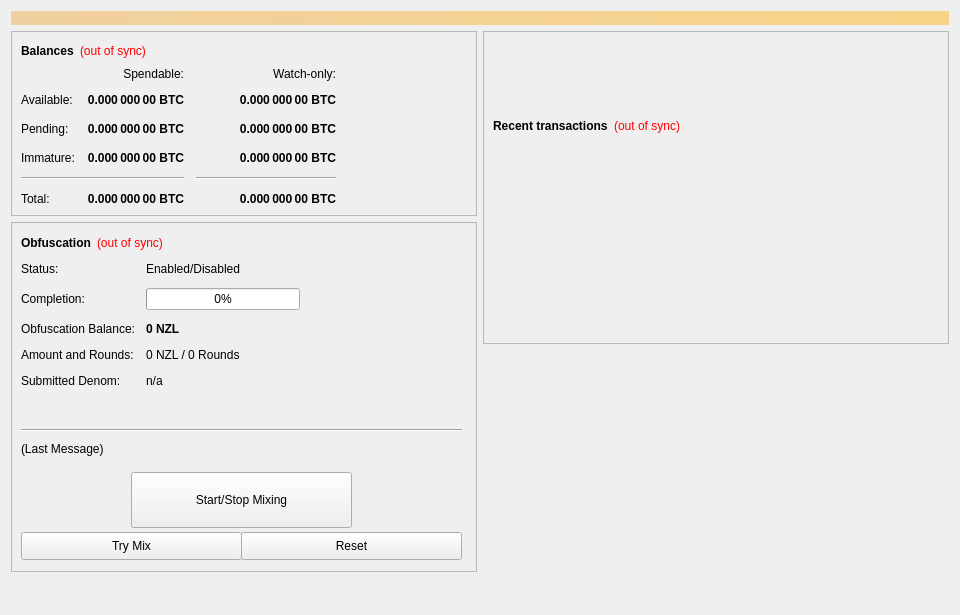
<?xml version="1.0" encoding="UTF-8"?>
<ui version="4.0">
 <class>OverviewPage</class>
 <widget class="QWidget" name="OverviewPage">
  <property name="geometry">
   <rect>
    <x>0</x>
    <y>0</y>
    <width>960</width>
    <height>615</height>
   </rect>
  </property>
  <property name="minimumSize">
   <size>
    <width>960</width>
    <height>0</height>
   </size>
  </property>
  <property name="windowTitle">
   <string>Form</string>
  </property>
  <layout class="QVBoxLayout" name="topLayout">
   <item>
    <widget class="QLabel" name="labelAlerts">
     <property name="visible">
      <bool>false</bool>
     </property>
     <property name="styleSheet">
      <string notr="true">background-color: qlineargradient(x1: 0, y1: 0, x2: 1, y2: 0, stop:0 #F0D0A0, stop:1 #F8D488); color:#000000;</string>
     </property>
     <property name="wordWrap">
      <bool>true</bool>
     </property>
     <property name="margin">
      <number>3</number>
     </property>
    </widget>
   </item>
   <item>
    <layout class="QHBoxLayout" name="horizontalLayout" stretch="1,1">
     <item>
      <layout class="QVBoxLayout" name="verticalLayout_2">
       <item>
        <widget class="QFrame" name="frame">
         <property name="frameShape">
          <enum>QFrame::StyledPanel</enum>
         </property>
         <property name="frameShadow">
          <enum>QFrame::Raised</enum>
         </property>
         <layout class="QVBoxLayout" name="verticalLayout_4">
          <item>
           <layout class="QHBoxLayout" name="horizontalLayout_4">
            <item>
             <widget class="QLabel" name="label_5">
              <property name="font">
               <font>
                <weight>75</weight>
                <bold>true</bold>
               </font>
              </property>
              <property name="text">
               <string>Balances</string>
              </property>
             </widget>
            </item>
            <item>
             <widget class="QLabel" name="labelWalletStatus">
              <property name="cursor">
               <cursorShape>WhatsThisCursor</cursorShape>
              </property>
              <property name="toolTip">
               <string>The displayed information may be out of date. Your wallet automatically synchronizes with the Zealium network after a connection is established, but this process has not completed yet.</string>
              </property>
              <property name="styleSheet">
               <string notr="true">QLabel { color: red; }</string>
              </property>
              <property name="text">
               <string notr="true">(out of sync)</string>
              </property>
              <property name="alignment">
               <set>Qt::AlignLeading|Qt::AlignLeft|Qt::AlignVCenter</set>
              </property>
             </widget>
            </item>
            <item>
             <spacer name="horizontalSpacer_3">
              <property name="orientation">
               <enum>Qt::Horizontal</enum>
              </property>
              <property name="sizeHint" stdset="0">
               <size>
                <width>40</width>
                <height>20</height>
               </size>
              </property>
             </spacer>
            </item>
           </layout>
          </item>
          <item>
           <layout class="QGridLayout" name="gridLayout">
            <property name="spacing">
             <number>12</number>
            </property>
            <item row="2" column="2">
             <widget class="QLabel" name="labelWatchPending">
              <property name="font">
               <font>
                <weight>75</weight>
                <bold>true</bold>
               </font>
              </property>
              <property name="cursor">
               <cursorShape>IBeamCursor</cursorShape>
              </property>
              <property name="toolTip">
               <string>Unconfirmed transactions to watch-only addresses</string>
              </property>
              <property name="text">
               <string notr="true">0.000 000 00 BTC</string>
              </property>
              <property name="alignment">
               <set>Qt::AlignRight|Qt::AlignTrailing|Qt::AlignVCenter</set>
              </property>
              <property name="textInteractionFlags">
               <set>Qt::LinksAccessibleByMouse|Qt::TextSelectableByKeyboard|Qt::TextSelectableByMouse</set>
              </property>
             </widget>
            </item>
            <item row="2" column="1">
             <widget class="QLabel" name="labelUnconfirmed">
              <property name="font">
               <font>
                <weight>75</weight>
                <bold>true</bold>
               </font>
              </property>
              <property name="cursor">
               <cursorShape>IBeamCursor</cursorShape>
              </property>
              <property name="toolTip">
               <string>Total of transactions that have yet to be confirmed, and do not yet count toward the spendable balance</string>
              </property>
              <property name="text">
               <string notr="true">0.000 000 00 BTC</string>
              </property>
              <property name="alignment">
               <set>Qt::AlignRight|Qt::AlignTrailing|Qt::AlignVCenter</set>
              </property>
              <property name="textInteractionFlags">
               <set>Qt::LinksAccessibleByMouse|Qt::TextSelectableByKeyboard|Qt::TextSelectableByMouse</set>
              </property>
             </widget>
            </item>
            <item row="3" column="2">
             <widget class="QLabel" name="labelWatchImmature">
              <property name="font">
               <font>
                <weight>75</weight>
                <bold>true</bold>
               </font>
              </property>
              <property name="cursor">
               <cursorShape>IBeamCursor</cursorShape>
              </property>
              <property name="toolTip">
               <string>Staked or masternode rewards in watch-only addresses that has not yet matured</string>
              </property>
              <property name="text">
               <string notr="true">0.000 000 00 BTC</string>
              </property>
              <property name="alignment">
               <set>Qt::AlignRight|Qt::AlignTrailing|Qt::AlignVCenter</set>
              </property>
              <property name="textInteractionFlags">
               <set>Qt::LinksAccessibleByMouse|Qt::TextSelectableByKeyboard|Qt::TextSelectableByMouse</set>
              </property>
             </widget>
            </item>
            <item row="4" column="0" colspan="2">
             <widget class="Line" name="lineSpendableBalance">
              <property name="orientation">
               <enum>Qt::Horizontal</enum>
              </property>
             </widget>
            </item>
            <item row="4" column="2">
             <widget class="Line" name="lineWatchBalance">
              <property name="sizePolicy">
               <sizepolicy hsizetype="Preferred" vsizetype="Fixed">
                <horstretch>0</horstretch>
                <verstretch>0</verstretch>
               </sizepolicy>
              </property>
              <property name="minimumSize">
               <size>
                <width>140</width>
                <height>0</height>
               </size>
              </property>
              <property name="orientation">
               <enum>Qt::Horizontal</enum>
              </property>
             </widget>
            </item>
            <item row="5" column="0">
             <widget class="QLabel" name="labelTotalText">
              <property name="text">
               <string>Total:</string>
              </property>
             </widget>
            </item>
            <item row="3" column="1">
             <widget class="QLabel" name="labelImmature">
              <property name="font">
               <font>
                <weight>75</weight>
                <bold>true</bold>
               </font>
              </property>
              <property name="cursor">
               <cursorShape>IBeamCursor</cursorShape>
              </property>
              <property name="toolTip">
               <string>Staked or masternode rewards that has not yet matured</string>
              </property>
              <property name="text">
               <string notr="true">0.000 000 00 BTC</string>
              </property>
              <property name="alignment">
               <set>Qt::AlignRight|Qt::AlignTrailing|Qt::AlignVCenter</set>
              </property>
              <property name="textInteractionFlags">
               <set>Qt::LinksAccessibleByMouse|Qt::TextSelectableByKeyboard|Qt::TextSelectableByMouse</set>
              </property>
             </widget>
            </item>
            <item row="2" column="3">
             <spacer name="horizontalSpacer_2">
              <property name="orientation">
               <enum>Qt::Horizontal</enum>
              </property>
              <property name="sizeHint" stdset="0">
               <size>
                <width>40</width>
                <height>20</height>
               </size>
              </property>
             </spacer>
            </item>
            <item row="3" column="0">
             <widget class="QLabel" name="labelImmatureText">
              <property name="text">
               <string>Immature:</string>
              </property>
             </widget>
            </item>
            <item row="5" column="1">
             <widget class="QLabel" name="labelTotal">
              <property name="font">
               <font>
                <weight>75</weight>
                <bold>true</bold>
               </font>
              </property>
              <property name="cursor">
               <cursorShape>IBeamCursor</cursorShape>
              </property>
              <property name="toolTip">
               <string>Your current total balance</string>
              </property>
              <property name="text">
               <string notr="true">0.000 000 00 BTC</string>
              </property>
              <property name="alignment">
               <set>Qt::AlignRight|Qt::AlignTrailing|Qt::AlignVCenter</set>
              </property>
              <property name="textInteractionFlags">
               <set>Qt::LinksAccessibleByMouse|Qt::TextSelectableByKeyboard|Qt::TextSelectableByMouse</set>
              </property>
             </widget>
            </item>
            <item row="5" column="2">
             <widget class="QLabel" name="labelWatchTotal">
              <property name="font">
               <font>
                <weight>75</weight>
                <bold>true</bold>
               </font>
              </property>
              <property name="cursor">
               <cursorShape>IBeamCursor</cursorShape>
              </property>
              <property name="toolTip">
               <string>Current total balance in watch-only addresses</string>
              </property>
              <property name="text">
               <string notr="true">0.000 000 00 BTC</string>
              </property>
              <property name="alignment">
               <set>Qt::AlignRight|Qt::AlignTrailing|Qt::AlignVCenter</set>
              </property>
              <property name="textInteractionFlags">
               <set>Qt::LinksAccessibleByMouse|Qt::TextSelectableByKeyboard|Qt::TextSelectableByMouse</set>
              </property>
             </widget>
            </item>
            <item row="0" column="2">
             <widget class="QLabel" name="labelWatchonly">
              <property name="text">
               <string>Watch-only:</string>
              </property>
              <property name="alignment">
               <set>Qt::AlignRight|Qt::AlignTrailing|Qt::AlignVCenter</set>
              </property>
             </widget>
            </item>
            <item row="1" column="0">
             <widget class="QLabel" name="labelBalanceText">
              <property name="text">
               <string>Available:</string>
              </property>
             </widget>
            </item>
            <item row="1" column="1">
             <widget class="QLabel" name="labelBalance">
              <property name="font">
               <font>
                <weight>75</weight>
                <bold>true</bold>
               </font>
              </property>
              <property name="cursor">
               <cursorShape>IBeamCursor</cursorShape>
              </property>
              <property name="toolTip">
               <string>Your current spendable balance</string>
              </property>
              <property name="text">
               <string notr="true">0.000 000 00 BTC</string>
              </property>
              <property name="alignment">
               <set>Qt::AlignRight|Qt::AlignTrailing|Qt::AlignVCenter</set>
              </property>
              <property name="textInteractionFlags">
               <set>Qt::LinksAccessibleByMouse|Qt::TextSelectableByKeyboard|Qt::TextSelectableByMouse</set>
              </property>
             </widget>
            </item>
            <item row="1" column="2">
             <widget class="QLabel" name="labelWatchAvailable">
              <property name="font">
               <font>
                <weight>75</weight>
                <bold>true</bold>
               </font>
              </property>
              <property name="cursor">
               <cursorShape>IBeamCursor</cursorShape>
              </property>
              <property name="toolTip">
               <string>Your current balance in watch-only addresses</string>
              </property>
              <property name="text">
               <string notr="true">0.000 000 00 BTC</string>
              </property>
              <property name="alignment">
               <set>Qt::AlignRight|Qt::AlignTrailing|Qt::AlignVCenter</set>
              </property>
              <property name="textInteractionFlags">
               <set>Qt::LinksAccessibleByMouse|Qt::TextSelectableByKeyboard|Qt::TextSelectableByMouse</set>
              </property>
             </widget>
            </item>
            <item row="2" column="0">
             <widget class="QLabel" name="labelPendingText">
              <property name="text">
               <string>Pending:</string>
              </property>
             </widget>
            </item>
            <item row="0" column="1">
             <widget class="QLabel" name="labelSpendable">
              <property name="text">
               <string>Spendable:</string>
              </property>
              <property name="alignment">
               <set>Qt::AlignRight|Qt::AlignTrailing|Qt::AlignVCenter</set>
              </property>
             </widget>
            </item>
           </layout>
          </item>
         </layout>
        </widget>
       </item>
       <item>
        <widget class="QFrame" name="frameObfuscation">
         <property name="minimumSize">
          <size>
           <width>0</width>
           <height>350</height>
          </size>
         </property>
         <property name="layoutDirection">
          <enum>Qt::LeftToRight</enum>
         </property>
         <property name="frameShape">
          <enum>QFrame::StyledPanel</enum>
         </property>
         <property name="frameShadow">
          <enum>QFrame::Raised</enum>
         </property>
         <widget class="QWidget" name="formLayoutWidget">
          <property name="geometry">
           <rect>
            <x>10</x>
            <y>40</y>
            <width>451</width>
            <height>161</height>
           </rect>
          </property>
          <layout class="QFormLayout" name="formLayout">
           <property name="fieldGrowthPolicy">
            <enum>QFormLayout::AllNonFixedFieldsGrow</enum>
           </property>
           <property name="horizontalSpacing">
            <number>11</number>
           </property>
           <property name="verticalSpacing">
            <number>12</number>
           </property>
           <item row="0" column="0">
            <widget class="QLabel" name="label_6">
             <property name="text">
              <string>Status:</string>
             </property>
            </widget>
           </item>
           <item row="1" column="0">
            <widget class="QLabel" name="label_7">
             <property name="text">
              <string>Completion:</string>
             </property>
            </widget>
           </item>
           <item row="1" column="1">
            <widget class="QProgressBar" name="obfuscationProgress">
             <property name="maximumSize">
              <size>
               <width>154</width>
               <height>16777215</height>
              </size>
             </property>
             <property name="value">
              <number>0</number>
             </property>
            </widget>
           </item>
           <item row="2" column="0">
            <widget class="QLabel" name="labelAnonymizedText">
             <property name="text">
              <string>Obfuscation Balance:</string>
             </property>
            </widget>
           </item>
           <item row="2" column="1">
            <widget class="QLabel" name="labelAnonymized">
             <property name="font">
              <font>
               <weight>75</weight>
               <bold>true</bold>
              </font>
             </property>
             <property name="text">
              <string notr="true">0 NZL</string>
             </property>
            </widget>
           </item>
           <item row="3" column="0">
            <widget class="QLabel" name="label_8">
             <property name="text">
              <string>Amount and Rounds:</string>
             </property>
            </widget>
           </item>
           <item row="3" column="1">
            <widget class="QLabel" name="labelAmountRounds">
             <property name="text">
              <string>0 NZL / 0 Rounds</string>
             </property>
            </widget>
           </item>
           <item row="4" column="0">
            <widget class="QLabel" name="label_9">
             <property name="text">
              <string>Submitted Denom:</string>
             </property>
            </widget>
           </item>
           <item row="4" column="1">
            <widget class="QLabel" name="labelSubmittedDenom">
             <property name="toolTip">
              <string>The denominations you submitted to the Masternode.&lt;br&gt;To mix, other users must submit the exact same denominations.</string>
             </property>
             <property name="text">
              <string>n/a</string>
             </property>
            </widget>
           </item>
           <item row="0" column="1">
            <widget class="QLabel" name="obfuscationEnabled">
             <property name="text">
              <string>Enabled/Disabled</string>
             </property>
            </widget>
           </item>
          </layout>
         </widget>
         <widget class="QPushButton" name="runAutoDenom">
          <property name="geometry">
           <rect>
            <x>251</x>
            <y>17</y>
            <width>1</width>
            <height>1</height>
           </rect>
          </property>
          <property name="palette">
           <palette>
            <active>
             <colorrole role="WindowText">
              <brush brushstyle="SolidPattern">
               <color alpha="255">
                <red>0</red>
                <green>0</green>
                <blue>0</blue>
               </color>
              </brush>
             </colorrole>
             <colorrole role="Button">
              <brush brushstyle="SolidPattern">
               <color alpha="255">
                <red>239</red>
                <green>238</green>
                <blue>238</blue>
               </color>
              </brush>
             </colorrole>
             <colorrole role="Light">
              <brush brushstyle="SolidPattern">
               <color alpha="255">
                <red>255</red>
                <green>255</green>
                <blue>255</blue>
               </color>
              </brush>
             </colorrole>
             <colorrole role="Midlight">
              <brush brushstyle="SolidPattern">
               <color alpha="255">
                <red>247</red>
                <green>246</green>
                <blue>246</blue>
               </color>
              </brush>
             </colorrole>
             <colorrole role="Dark">
              <brush brushstyle="SolidPattern">
               <color alpha="255">
                <red>119</red>
                <green>119</green>
                <blue>119</blue>
               </color>
              </brush>
             </colorrole>
             <colorrole role="Mid">
              <brush brushstyle="SolidPattern">
               <color alpha="255">
                <red>159</red>
                <green>159</green>
                <blue>159</blue>
               </color>
              </brush>
             </colorrole>
             <colorrole role="Text">
              <brush brushstyle="SolidPattern">
               <color alpha="255">
                <red>0</red>
                <green>0</green>
                <blue>0</blue>
               </color>
              </brush>
             </colorrole>
             <colorrole role="BrightText">
              <brush brushstyle="SolidPattern">
               <color alpha="255">
                <red>255</red>
                <green>255</green>
                <blue>255</blue>
               </color>
              </brush>
             </colorrole>
             <colorrole role="ButtonText">
              <brush brushstyle="SolidPattern">
               <color alpha="255">
                <red>0</red>
                <green>0</green>
                <blue>0</blue>
               </color>
              </brush>
             </colorrole>
             <colorrole role="Base">
              <brush brushstyle="SolidPattern">
               <color alpha="255">
                <red>255</red>
                <green>255</green>
                <blue>255</blue>
               </color>
              </brush>
             </colorrole>
             <colorrole role="Window">
              <brush brushstyle="SolidPattern">
               <color alpha="255">
                <red>239</red>
                <green>238</green>
                <blue>238</blue>
               </color>
              </brush>
             </colorrole>
             <colorrole role="Shadow">
              <brush brushstyle="SolidPattern">
               <color alpha="255">
                <red>0</red>
                <green>0</green>
                <blue>0</blue>
               </color>
              </brush>
             </colorrole>
             <colorrole role="AlternateBase">
              <brush brushstyle="SolidPattern">
               <color alpha="255">
                <red>247</red>
                <green>246</green>
                <blue>246</blue>
               </color>
              </brush>
             </colorrole>
             <colorrole role="ToolTipBase">
              <brush brushstyle="SolidPattern">
               <color alpha="255">
                <red>255</red>
                <green>255</green>
                <blue>220</blue>
               </color>
              </brush>
             </colorrole>
             <colorrole role="ToolTipText">
              <brush brushstyle="SolidPattern">
               <color alpha="255">
                <red>0</red>
                <green>0</green>
                <blue>0</blue>
               </color>
              </brush>
             </colorrole>
            </active>
            <inactive>
             <colorrole role="WindowText">
              <brush brushstyle="SolidPattern">
               <color alpha="255">
                <red>0</red>
                <green>0</green>
                <blue>0</blue>
               </color>
              </brush>
             </colorrole>
             <colorrole role="Button">
              <brush brushstyle="SolidPattern">
               <color alpha="255">
                <red>239</red>
                <green>238</green>
                <blue>238</blue>
               </color>
              </brush>
             </colorrole>
             <colorrole role="Light">
              <brush brushstyle="SolidPattern">
               <color alpha="255">
                <red>255</red>
                <green>255</green>
                <blue>255</blue>
               </color>
              </brush>
             </colorrole>
             <colorrole role="Midlight">
              <brush brushstyle="SolidPattern">
               <color alpha="255">
                <red>247</red>
                <green>246</green>
                <blue>246</blue>
               </color>
              </brush>
             </colorrole>
             <colorrole role="Dark">
              <brush brushstyle="SolidPattern">
               <color alpha="255">
                <red>119</red>
                <green>119</green>
                <blue>119</blue>
               </color>
              </brush>
             </colorrole>
             <colorrole role="Mid">
              <brush brushstyle="SolidPattern">
               <color alpha="255">
                <red>159</red>
                <green>159</green>
                <blue>159</blue>
               </color>
              </brush>
             </colorrole>
             <colorrole role="Text">
              <brush brushstyle="SolidPattern">
               <color alpha="255">
                <red>0</red>
                <green>0</green>
                <blue>0</blue>
               </color>
              </brush>
             </colorrole>
             <colorrole role="BrightText">
              <brush brushstyle="SolidPattern">
               <color alpha="255">
                <red>255</red>
                <green>255</green>
                <blue>255</blue>
               </color>
              </brush>
             </colorrole>
             <colorrole role="ButtonText">
              <brush brushstyle="SolidPattern">
               <color alpha="255">
                <red>0</red>
                <green>0</green>
                <blue>0</blue>
               </color>
              </brush>
             </colorrole>
             <colorrole role="Base">
              <brush brushstyle="SolidPattern">
               <color alpha="255">
                <red>255</red>
                <green>255</green>
                <blue>255</blue>
               </color>
              </brush>
             </colorrole>
             <colorrole role="Window">
              <brush brushstyle="SolidPattern">
               <color alpha="255">
                <red>239</red>
                <green>238</green>
                <blue>238</blue>
               </color>
              </brush>
             </colorrole>
             <colorrole role="Shadow">
              <brush brushstyle="SolidPattern">
               <color alpha="255">
                <red>0</red>
                <green>0</green>
                <blue>0</blue>
               </color>
              </brush>
             </colorrole>
             <colorrole role="AlternateBase">
              <brush brushstyle="SolidPattern">
               <color alpha="255">
                <red>247</red>
                <green>246</green>
                <blue>246</blue>
               </color>
              </brush>
             </colorrole>
             <colorrole role="ToolTipBase">
              <brush brushstyle="SolidPattern">
               <color alpha="255">
                <red>255</red>
                <green>255</green>
                <blue>220</blue>
               </color>
              </brush>
             </colorrole>
             <colorrole role="ToolTipText">
              <brush brushstyle="SolidPattern">
               <color alpha="255">
                <red>0</red>
                <green>0</green>
                <blue>0</blue>
               </color>
              </brush>
             </colorrole>
            </inactive>
            <disabled>
             <colorrole role="WindowText">
              <brush brushstyle="SolidPattern">
               <color alpha="255">
                <red>119</red>
                <green>119</green>
                <blue>119</blue>
               </color>
              </brush>
             </colorrole>
             <colorrole role="Button">
              <brush brushstyle="SolidPattern">
               <color alpha="255">
                <red>239</red>
                <green>238</green>
                <blue>238</blue>
               </color>
              </brush>
             </colorrole>
             <colorrole role="Light">
              <brush brushstyle="SolidPattern">
               <color alpha="255">
                <red>255</red>
                <green>255</green>
                <blue>255</blue>
               </color>
              </brush>
             </colorrole>
             <colorrole role="Midlight">
              <brush brushstyle="SolidPattern">
               <color alpha="255">
                <red>247</red>
                <green>246</green>
                <blue>246</blue>
               </color>
              </brush>
             </colorrole>
             <colorrole role="Dark">
              <brush brushstyle="SolidPattern">
               <color alpha="255">
                <red>119</red>
                <green>119</green>
                <blue>119</blue>
               </color>
              </brush>
             </colorrole>
             <colorrole role="Mid">
              <brush brushstyle="SolidPattern">
               <color alpha="255">
                <red>159</red>
                <green>159</green>
                <blue>159</blue>
               </color>
              </brush>
             </colorrole>
             <colorrole role="Text">
              <brush brushstyle="SolidPattern">
               <color alpha="255">
                <red>119</red>
                <green>119</green>
                <blue>119</blue>
               </color>
              </brush>
             </colorrole>
             <colorrole role="BrightText">
              <brush brushstyle="SolidPattern">
               <color alpha="255">
                <red>255</red>
                <green>255</green>
                <blue>255</blue>
               </color>
              </brush>
             </colorrole>
             <colorrole role="ButtonText">
              <brush brushstyle="SolidPattern">
               <color alpha="255">
                <red>119</red>
                <green>119</green>
                <blue>119</blue>
               </color>
              </brush>
             </colorrole>
             <colorrole role="Base">
              <brush brushstyle="SolidPattern">
               <color alpha="255">
                <red>239</red>
                <green>238</green>
                <blue>238</blue>
               </color>
              </brush>
             </colorrole>
             <colorrole role="Window">
              <brush brushstyle="SolidPattern">
               <color alpha="255">
                <red>239</red>
                <green>238</green>
                <blue>238</blue>
               </color>
              </brush>
             </colorrole>
             <colorrole role="Shadow">
              <brush brushstyle="SolidPattern">
               <color alpha="255">
                <red>0</red>
                <green>0</green>
                <blue>0</blue>
               </color>
              </brush>
             </colorrole>
             <colorrole role="AlternateBase">
              <brush brushstyle="SolidPattern">
               <color alpha="255">
                <red>239</red>
                <green>238</green>
                <blue>238</blue>
               </color>
              </brush>
             </colorrole>
             <colorrole role="ToolTipBase">
              <brush brushstyle="SolidPattern">
               <color alpha="255">
                <red>255</red>
                <green>255</green>
                <blue>220</blue>
               </color>
              </brush>
             </colorrole>
             <colorrole role="ToolTipText">
              <brush brushstyle="SolidPattern">
               <color alpha="255">
                <red>0</red>
                <green>0</green>
                <blue>0</blue>
               </color>
              </brush>
             </colorrole>
            </disabled>
           </palette>
          </property>
          <property name="focusPolicy">
           <enum>Qt::NoFocus</enum>
          </property>
          <property name="autoFillBackground">
           <bool>true</bool>
          </property>
          <property name="text">
           <string/>
          </property>
          <property name="flat">
           <bool>true</bool>
          </property>
         </widget>
         <widget class="QPushButton" name="toggleObfuscation">
          <property name="geometry">
           <rect>
            <x>120</x>
            <y>250</y>
            <width>221</width>
            <height>56</height>
           </rect>
          </property>
          <property name="sizePolicy">
           <sizepolicy hsizetype="MinimumExpanding" vsizetype="Fixed">
            <horstretch>0</horstretch>
            <verstretch>0</verstretch>
           </sizepolicy>
          </property>
          <property name="text">
           <string>Start/Stop Mixing</string>
          </property>
         </widget>
         <widget class="Line" name="lineLastMessage">
          <property name="geometry">
           <rect>
            <x>10</x>
            <y>200</y>
            <width>441</width>
            <height>16</height>
           </rect>
          </property>
          <property name="orientation">
           <enum>Qt::Horizontal</enum>
          </property>
         </widget>
         <widget class="QLabel" name="obfuscationStatus">
          <property name="geometry">
           <rect>
            <x>10</x>
            <y>220</y>
            <width>451</width>
            <height>61</height>
           </rect>
          </property>
          <property name="minimumSize">
           <size>
            <width>288</width>
            <height>43</height>
           </size>
          </property>
          <property name="text">
           <string>(Last Message)</string>
          </property>
          <property name="alignment">
           <set>Qt::AlignLeading|Qt::AlignLeft|Qt::AlignTop</set>
          </property>
          <property name="wordWrap">
           <bool>true</bool>
          </property>
         </widget>
         <widget class="QPushButton" name="obfuscationAuto">
          <property name="geometry">
           <rect>
            <x>10</x>
            <y>310</y>
            <width>221</width>
            <height>28</height>
           </rect>
          </property>
          <property name="sizePolicy">
           <sizepolicy hsizetype="MinimumExpanding" vsizetype="Fixed">
            <horstretch>0</horstretch>
            <verstretch>0</verstretch>
           </sizepolicy>
          </property>
          <property name="toolTip">
           <string>Try to manually submit a Obfuscation request.</string>
          </property>
          <property name="text">
           <string>Try Mix</string>
          </property>
         </widget>
         <widget class="QPushButton" name="obfuscationReset">
          <property name="geometry">
           <rect>
            <x>230</x>
            <y>310</y>
            <width>221</width>
            <height>28</height>
           </rect>
          </property>
          <property name="sizePolicy">
           <sizepolicy hsizetype="MinimumExpanding" vsizetype="Fixed">
            <horstretch>0</horstretch>
            <verstretch>0</verstretch>
           </sizepolicy>
          </property>
          <property name="toolTip">
           <string>Reset the current status of Obfuscation (can interrupt Obfuscation if it's in the process of Mixing, which can cost you money!)</string>
          </property>
          <property name="autoFillBackground">
           <bool>false</bool>
          </property>
          <property name="text">
           <string>Reset</string>
          </property>
         </widget>
         <widget class="QWidget" name="layoutWidget">
          <property name="geometry">
           <rect>
            <x>10</x>
            <y>10</y>
            <width>431</width>
            <height>22</height>
           </rect>
          </property>
          <layout class="QHBoxLayout" name="horizontalLayout_5">
           <item>
            <widget class="QLabel" name="label_2">
             <property name="font">
              <font>
               <weight>75</weight>
               <bold>true</bold>
              </font>
             </property>
             <property name="text">
              <string>Obfuscation</string>
             </property>
            </widget>
           </item>
           <item>
            <widget class="QLabel" name="labelObfuscationSyncStatus">
             <property name="toolTip">
              <string>The displayed information may be out of date. Your wallet automatically synchronizes with the Zealium network after a connection is established, but this process has not completed yet.</string>
             </property>
             <property name="styleSheet">
              <string notr="true">QLabel { color: red; }</string>
             </property>
             <property name="text">
              <string notr="true">(out of sync)</string>
             </property>
             <property name="alignment">
              <set>Qt::AlignLeading|Qt::AlignLeft|Qt::AlignVCenter</set>
             </property>
            </widget>
           </item>
           <item>
            <spacer name="horizontalSpacer_4">
             <property name="orientation">
              <enum>Qt::Horizontal</enum>
             </property>
             <property name="sizeHint" stdset="0">
              <size>
               <width>40</width>
               <height>20</height>
              </size>
             </property>
            </spacer>
           </item>
          </layout>
         </widget>
        </widget>
       </item>
       <item>
        <spacer name="verticalSpacer">
         <property name="orientation">
          <enum>Qt::Vertical</enum>
         </property>
         <property name="sizeHint" stdset="0">
          <size>
           <width>20</width>
           <height>40</height>
          </size>
         </property>
        </spacer>
       </item>
      </layout>
     </item>
     <item>
      <layout class="QVBoxLayout" name="verticalLayout_3">
       <item>
        <widget class="QFrame" name="frame_2">
         <property name="frameShape">
          <enum>QFrame::StyledPanel</enum>
         </property>
         <property name="frameShadow">
          <enum>QFrame::Raised</enum>
         </property>
         <layout class="QVBoxLayout" name="verticalLayout">
          <item>
           <spacer name="verticalSpacer_3">
            <property name="orientation">
             <enum>Qt::Vertical</enum>
            </property>
            <property name="sizeType">
             <enum>QSizePolicy::Fixed</enum>
            </property>
            <property name="sizeHint" stdset="0">
             <size>
              <width>20</width>
              <height>75</height>
             </size>
            </property>
           </spacer>
          </item>
          <item>
           <layout class="QHBoxLayout" name="horizontalLayout_2">
            <item>
             <widget class="QLabel" name="label_4">
              <property name="font">
               <font>
                <weight>75</weight>
                <bold>true</bold>
               </font>
              </property>
              <property name="text">
               <string>Recent transactions</string>
              </property>
             </widget>
            </item>
            <item>
             <widget class="QLabel" name="labelTransactionsStatus">
              <property name="cursor">
               <cursorShape>WhatsThisCursor</cursorShape>
              </property>
              <property name="toolTip">
               <string>The displayed information may be out of date. Your wallet automatically synchronizes with the Zealium network after a connection is established, but this process has not completed yet.</string>
              </property>
              <property name="styleSheet">
               <string notr="true">QLabel { color: red; }</string>
              </property>
              <property name="text">
               <string notr="true">(out of sync)</string>
              </property>
              <property name="alignment">
               <set>Qt::AlignRight|Qt::AlignTrailing|Qt::AlignVCenter</set>
              </property>
             </widget>
            </item>
            <item>
             <spacer name="horizontalSpacer">
              <property name="orientation">
               <enum>Qt::Horizontal</enum>
              </property>
              <property name="sizeHint" stdset="0">
               <size>
                <width>40</width>
                <height>20</height>
               </size>
              </property>
             </spacer>
            </item>
           </layout>
          </item>
          <item>
           <widget class="QListView" name="listTransactions">
            <property name="styleSheet">
             <string notr="true">QListView { background: transparent; }</string>
            </property>
            <property name="frameShape">
             <enum>QFrame::NoFrame</enum>
            </property>
            <property name="verticalScrollBarPolicy">
             <enum>Qt::ScrollBarAlwaysOff</enum>
            </property>
            <property name="horizontalScrollBarPolicy">
             <enum>Qt::ScrollBarAlwaysOff</enum>
            </property>
            <property name="selectionMode">
             <enum>QAbstractItemView::NoSelection</enum>
            </property>
           </widget>
          </item>
         </layout>
        </widget>
       </item>
       <item>
        <spacer name="verticalSpacer_2">
         <property name="orientation">
          <enum>Qt::Vertical</enum>
         </property>
         <property name="sizeType">
          <enum>QSizePolicy::Expanding</enum>
         </property>
         <property name="sizeHint" stdset="0">
          <size>
           <width>20</width>
           <height>40</height>
          </size>
         </property>
        </spacer>
       </item>
      </layout>
     </item>
    </layout>
   </item>
  </layout>
 </widget>
 <resources/>
 <connections/>
</ui>
